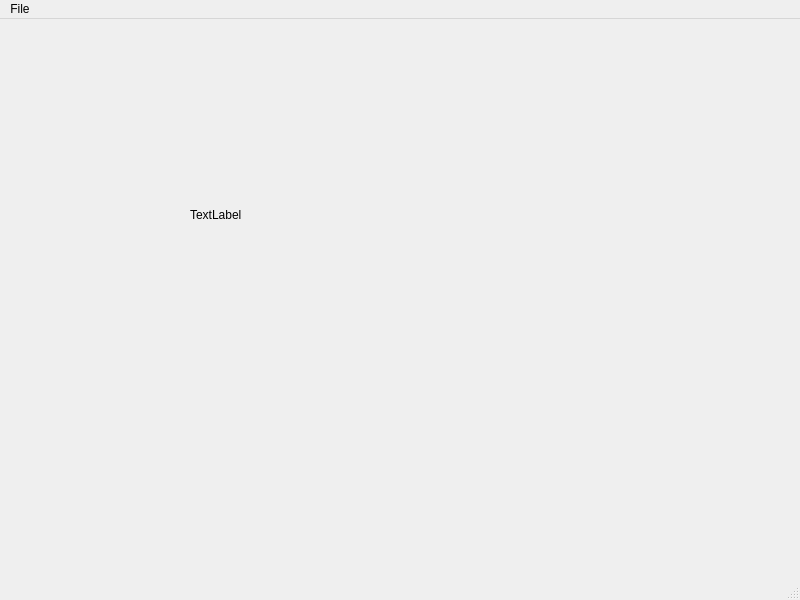
<?xml version="1.0" encoding="UTF-8"?>
<ui version="4.0">
 <class>MainWindow</class>
 <widget class="QMainWindow" name="MainWindow">
  <property name="geometry">
   <rect>
    <x>0</x>
    <y>0</y>
    <width>800</width>
    <height>600</height>
   </rect>
  </property>
  <property name="windowTitle">
   <string>MainWindow</string>
  </property>
  <widget class="QWidget" name="centralwidget">
   <widget class="QLabel" name="label">
    <property name="geometry">
     <rect>
      <x>190</x>
      <y>150</y>
      <width>241</width>
      <height>91</height>
     </rect>
    </property>
    <property name="text">
     <string>TextLabel</string>
    </property>
   </widget>
  </widget>
  <widget class="QMenuBar" name="menubar">
   <property name="geometry">
    <rect>
     <x>0</x>
     <y>0</y>
     <width>800</width>
     <height>21</height>
    </rect>
   </property>
   <widget class="QMenu" name="menuFile">
    <property name="title">
     <string>File</string>
    </property>
    <addaction name="actionOpen"/>
    <addaction name="actionReset_ROM"/>
    <addaction name="separator"/>
    <addaction name="actionClose"/>
   </widget>
   <addaction name="menuFile"/>
  </widget>
  <widget class="QStatusBar" name="statusbar"/>
  <action name="actionOpen">
   <property name="text">
    <string>Load ROM</string>
   </property>
  </action>
  <action name="actionClose">
   <property name="text">
    <string>Close</string>
   </property>
  </action>
  <action name="actionReset_ROM">
   <property name="text">
    <string>Reset ROM</string>
   </property>
  </action>
 </widget>
 <resources/>
 <connections>
  <connection>
   <sender>actionOpen</sender>
   <signal>triggered()</signal>
   <receiver>MainWindow</receiver>
   <slot>open()</slot>
   <hints>
    <hint type="sourcelabel">
     <x>-1</x>
     <y>-1</y>
    </hint>
    <hint type="destinationlabel">
     <x>399</x>
     <y>299</y>
    </hint>
   </hints>
  </connection>
  <connection>
   <sender>actionClose</sender>
   <signal>triggered()</signal>
   <receiver>MainWindow</receiver>
   <slot>close()</slot>
   <hints>
    <hint type="sourcelabel">
     <x>-1</x>
     <y>-1</y>
    </hint>
    <hint type="destinationlabel">
     <x>399</x>
     <y>299</y>
    </hint>
   </hints>
  </connection>
  <connection>
   <sender>actionReset_ROM</sender>
   <signal>triggered()</signal>
   <receiver>MainWindow</receiver>
   <slot>restart()</slot>
   <hints>
    <hint type="sourcelabel">
     <x>-1</x>
     <y>-1</y>
    </hint>
    <hint type="destinationlabel">
     <x>399</x>
     <y>299</y>
    </hint>
   </hints>
  </connection>
 </connections>
 <slots>
  <slot>open()</slot>
  <slot>restart()</slot>
 </slots>
</ui>
